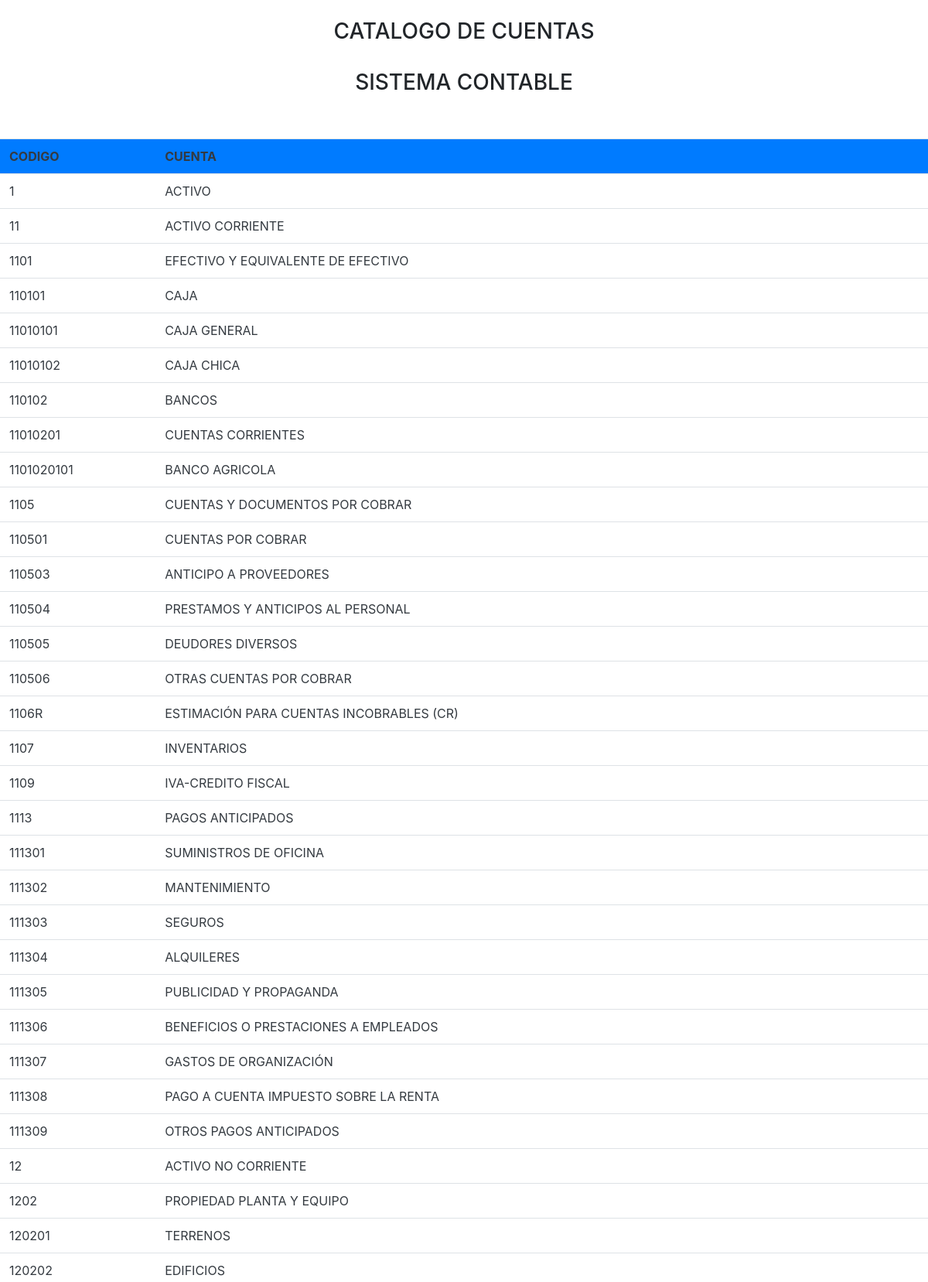
The app's page /modelos/listadoCatalogo.php (upper part) with its own data.
### tables this page shows
CREATE TABLE `catalogo` (
  `codigo` varchar(20) NOT NULL,
  `nombre` varchar(200) NOT NULL,
  `tipo` varchar(10) NOT NULL,
  `nivel` int(11) NOT NULL,
  `saldo` varchar(10) NOT NULL
);

### modelos/listadoCatalogo.php (the view, shortened to what this page needs)
	<link href="../vendor/bootstrap-4.1/bootstrap.min.css" rel="stylesheet" media="all">
	<link href="../css/theme.css" rel="stylesheet" media="print">
<?php
$objeto = new Conexion();
$conexion = $objeto->Conectar();
$consulta = "SELECT * FROM catalogo";
$resultado = $conexion->prepare($consulta);
$resultado->execute();
$data=$resultado->fetchAll(PDO::FETCH_ASSOC);
$html = "";
$html .= "<br>";
$html .= "<h3 style='text-align:center;'>CATALOGO DE CUENTAS</h3><br>";
$html .= "<h3 style='text-align:center;'>SISTEMA CONTABLE</h3><br>";
	$html.= "<br><table class='table'>";
	$html .= "<tr>";
	$html .="<td class='bg-primary text-dark'><strong>CODIGO</strong></td>";
	$html .= "<td class='bg-primary text-dark'><strong>CUENTA</strong></td>";
	$html .= "</tr>";
		foreach ($data as $dat) {
			$html .= "<tr>";
			$html .= "<td class='text-dark'>".$dat["codigo"]."</td>";
			$html .= "<td class='text-dark'>".$dat["nombre"]."</td>";
			$html .= "</tr>";
			}
		echo $html;

### records on screen
catalogo: codigo "1", nombre "ACTIVO"
catalogo: codigo "11", nombre "ACTIVO CORRIENTE"
catalogo: codigo "1101", nombre "EFECTIVO Y EQUIVALENTE DE EFECTIVO"
catalogo: codigo "110101", nombre "CAJA"
catalogo: codigo "11010101", nombre "CAJA GENERAL"
catalogo: codigo "11010102", nombre "CAJA CHICA"
catalogo: codigo "110102", nombre "BANCOS"
catalogo: codigo "11010201", nombre "CUENTAS CORRIENTES"
catalogo: codigo "1101020101", nombre "BANCO AGRICOLA"
catalogo: codigo "1105", nombre "CUENTAS Y DOCUMENTOS POR COBRAR"
catalogo: codigo "110501", nombre "CUENTAS POR COBRAR"
catalogo: codigo "110503", nombre "ANTICIPO A PROVEEDORES"
catalogo: codigo "110504", nombre "PRESTAMOS Y ANTICIPOS AL PERSONAL"
catalogo: codigo "110505", nombre "DEUDORES DIVERSOS"
catalogo: codigo "110506", nombre "OTRAS CUENTAS POR COBRAR"
catalogo: codigo "1106R", nombre "ESTIMACIÓN PARA CUENTAS INCOBRABLES (CR)"
catalogo: codigo "1107", nombre "INVENTARIOS"
catalogo: codigo "1109", nombre "IVA-CREDITO FISCAL"
catalogo: codigo "1113", nombre "PAGOS ANTICIPADOS"
catalogo: codigo "111301", nombre "SUMINISTROS DE OFICINA"
catalogo: codigo "111302", nombre "MANTENIMIENTO"
catalogo: codigo "111303", nombre "SEGUROS"
catalogo: codigo "111304", nombre "ALQUILERES"
catalogo: codigo "111305", nombre "PUBLICIDAD Y PROPAGANDA"
catalogo: codigo "111306", nombre "BENEFICIOS O PRESTACIONES A EMPLEADOS"
catalogo: codigo "111307", nombre "GASTOS DE ORGANIZACIÓN"
catalogo: codigo "111308", nombre "PAGO A CUENTA IMPUESTO SOBRE LA RENTA"
catalogo: codigo "111309", nombre "OTROS PAGOS ANTICIPADOS"
catalogo: codigo "12", nombre "ACTIVO NO CORRIENTE"
catalogo: codigo "1202", nombre "PROPIEDAD PLANTA Y EQUIPO"
catalogo: codigo "120201", nombre "TERRENOS"
catalogo: codigo "120202", nombre "EDIFICIOS"
